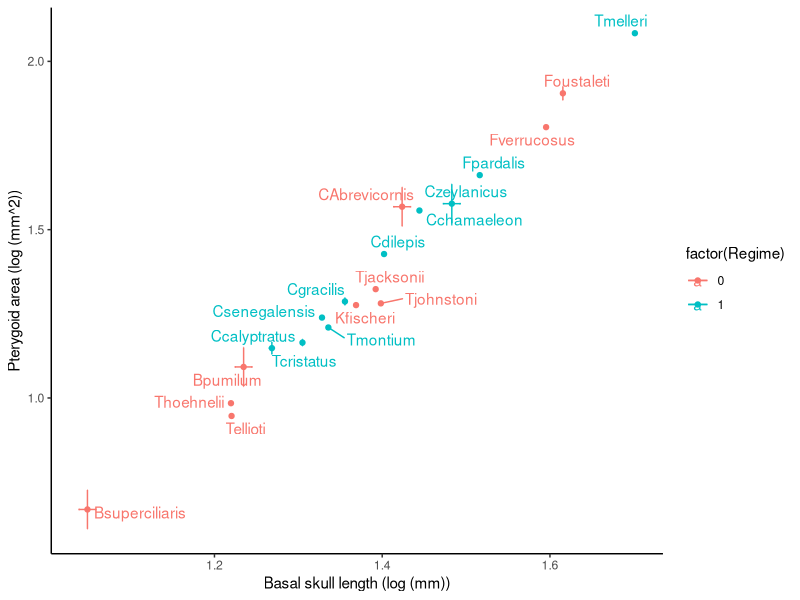

This chart was generated by the following R code:
library(tibble)
library(dplyr)

df <- read.csv("data/chameleons/masterAll.csv") %>% 
  as_tibble()

## assume that Thoehneli => Thoehnelii and Tjacksoni => Tjacksonii
df$Species <- gsub("Thoehneli", "Thoehnelii", df$Species)
df$Species <- gsub("Tjacksoni", "Tjacksonii", df$Species)

species_df <- df %>%
  group_by(Species) %>%
  summarize(
    "logpter_mean" = mean(logpter),
    "logpter_var" = var(logpter),
    "logpter_sample_size" = length(logpter),
    "logbsl_mean" = mean(logbsl),
    "logbsl_var" = var(logbsl),
    "logbsl_sample_size" = length(logbsl)
  ) %>%
  mutate(
    "logpter_varmean" = logpter_var / logpter_sample_size,
    "logbsl_varmean" = logbsl_var / logbsl_sample_size
  )


## calculate "overall variance", weighted by sample size
## assume it is this value for the species with just 1 specimen
logpter_var <- sum(species_df$logpter_var * species_df$logpter_sample_size) / sum(species_df$logpter_sample_size)
logbsl_var <- sum(species_df$logbsl_var * species_df$logbsl_sample_size) / sum(species_df$logbsl_sample_size)


## read the previous data
df2 <- read.csv("data/chameleons/largest_chameleons.csv") %>%
  as_tibble()

df3 <- df2 %>%
  mutate(
    "logpter_mean" = logpter,
    "logpter_sample_size" = 1,
    "logpter_varmean" = NaN,
    "logpter_var" = NaN,
    "logbsl_mean" = logbsl,
    "logbsl_sample_size" = 1,
    "logbsl_var" = NaN,
    "logbsl_varmean" = NaN,
  ) %>%
  select(-logbsl, -logpter, -Specimen, -Regime, -Regime_label) %>%
  filter(!(Species %in% species_df$Species)) %>%
  mutate(
    "logpter_varmean" = !!logpter_var / 1.0, ## exclamation mark !! is to use the `logpter_var` variable from the global environment
    "logbsl_varmean" = !!logbsl_var / 1.0,
  )

df4 <- bind_rows(df3, species_df)

regimes_df <- df2 %>%
  select(Species, Regime, Regime_label)


df5 <- left_join(regimes_df, df4, by = "Species")


## save the species level data
write.csv(df5, "data/chameleons/chameleons_speciesdata.csv")


## some plotting
library(ggplot2)
library(ggrepel)

p <- ggplot(df5, aes(x = logbsl_mean, y = logpter_mean, color = factor(Regime))) +
  geom_point() +
  theme_classic() +
  geom_errorbar(aes(ymax = logpter_mean + logpter_varmean, ymin = logpter_mean - logpter_varmean)) +
  geom_errorbarh(aes(xmax = logbsl_mean + logbsl_varmean, xmin = logbsl_mean - logbsl_varmean)) +
  geom_text_repel(aes(label = Species)) +
  labs(
    y = "Pterygoid area (log (mm^2))",
    x = "Basal skull length (log (mm))",
  )

ggsave("figures/chameleons_pter_bsl.pdf", p, width = 200, height = 150, units = "mm")
























